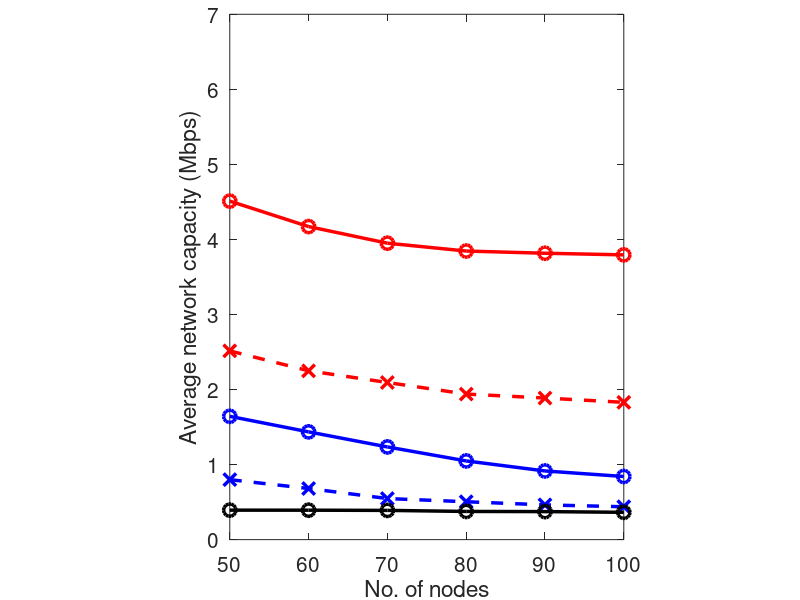

MATLAB code to generate this figure: (Note: this script raises an error after producing the figure.)
clear all
close all
clc

NMat = 50:10:100;
load("test6.mat")
% load("MILPSCa.mat")
CResult = CResult/(timess*1000000);
CResult2 = CResult2/(timess*1000000);
FGResult = FGResult/(timess*1000000);
figure
plot(NMat,CResult2(2,:),'r-o','linewidth',2.5,'MarkerSize',9)

hold on
plot(NMat,CResult2(1,:),'r--x','linewidth',2.5,'MarkerSize',9)
plot(NMat,CResult(2,:),'b-o','linewidth',2.5,'MarkerSize',9)
plot(NMat,CResult(1,:),'b--x','linewidth',2.5,'MarkerSize',9)
plot(NMat,FGResult,'k-o','linewidth',2.5,'MarkerSize',9)
xlabel('No. of nodes','FontSize',20)
ylabel('Average network capacity (Mbps)','FontSize',20)
ylim([0 7]);
xlim([50 100]);
xticks([50 60 70 80 90 100]);
% yticks([0 0.5 1 1.5 2 2.5 3 3.5 4 4.5 5 5.5 6 6.5 7 7.5 8]);
set(gca,'FontSize',15)
set(gca,'LooseInset',get(gca,'TightInset'))
pbaspect([3 4 1])
legend('INLPS','INLPS without NLC','NLPS','NLPS without NLC','FG','FontSize',15,'Location','NW','EdgeColor',[1 1 1])
dim = [.3 .61 .3 .3];
str = {'\alpha = 0.9','\gamma = 0.5','\epsilon = 1 bps'};
annotation('textbox',dim,'String',str,'FitBoxToText','on',...
    'FontSize',15,'BackgroundColor',[1 1 1],'EdgeColor',[1 1 1]);

grid on;